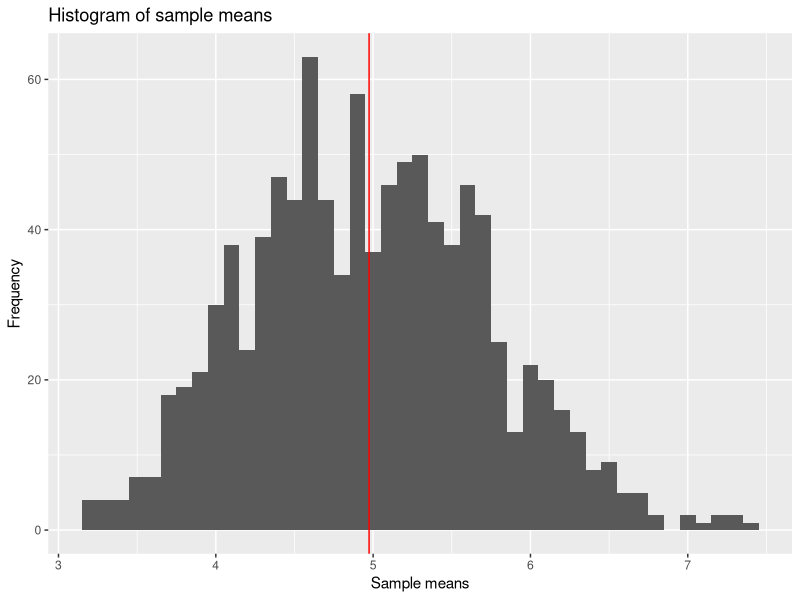
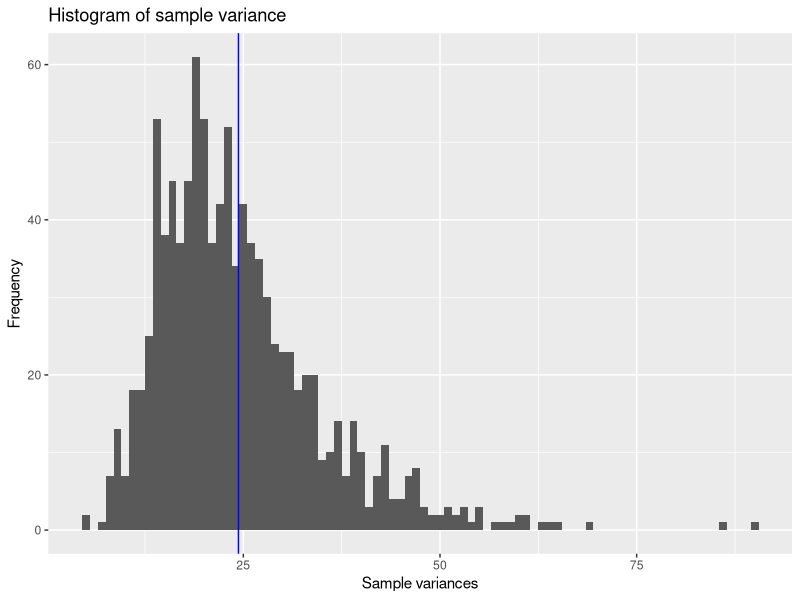
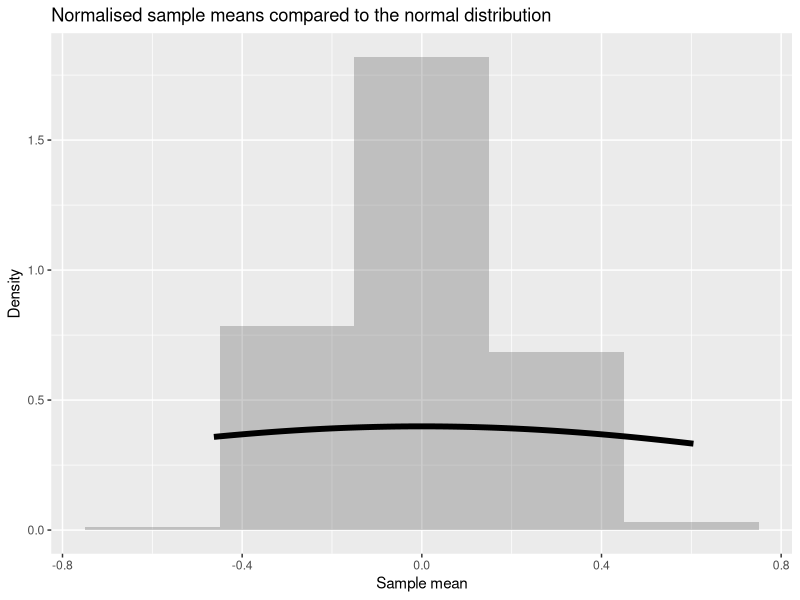

The R script that drew these images, in order:
## ---- chunk 1
library(ggplot2)
## ---- chunk 2
means <- NULL
vars <- NULL
nosim <- 1000
n <- 40
lambda <- 0.2
set.seed(1234)
#Run 1000 simulations of 40 samples, taking the mean of each one
for (i in 1:nosim) {
    sample <- rexp(n, lambda)
    means <- c(means, mean(sample))
    vars <- c(vars, var(sample))
}
## ---- chunk 3
sampleMean <- mean(means)
mu <- 1/lambda
acc <- abs(sampleMean - mu)*100/mu
## ---- chunk 4
#Plot sample means
qplot(means,geom="histogram", ylab = "Frequency", xlab="Sample means", binwidth=0.1) +
    labs(title="Histogram of sample means") +
    geom_vline(xintercept = sampleMean, colour="red")
## ---- chunk 5
meanVar <- (1/lambda^2)/n
sampleMeanVar <- var(means)
accMeanVar <- abs(sampleMeanVar - meanVar)*100/sampleMeanVar
## ---- chunk 6
sampleVariance <- mean(vars)
sigma <- (1/lambda)^2
accVar <- abs(sampleVariance - sigma)*100/sigma
## ---- chunk 7
#Plot sample means
qplot(vars,geom="histogram", ylab = "Frequency", xlab="Sample variances", binwidth=1) +
    labs(title="Histogram of sample variance") +
    geom_vline(xintercept = sampleVariance, colour="blue")
## ---- chunk 8
#Scale generated means
scaler <- function(x) { (x-mu)/(sigma/sqrt(n)) }
smeans <- vapply(means, FUN=scaler, FUN.VALUE=c(1))
scaled_mu <- mean(smeans)
scaled_sigma <- sd(smeans)
## ---- chunk 9
g<-ggplot(as.data.frame(smeans), aes(x=smeans)) 
g<- g + geom_histogram(alpha=0.3, binwidth=0.3, aes(y=..density..)) 
g<- g + stat_function(fun=dnorm, size=2)
g + labs(x="Sample mean", y="Density", title="Normalised sample means compared to the normal distribution")
